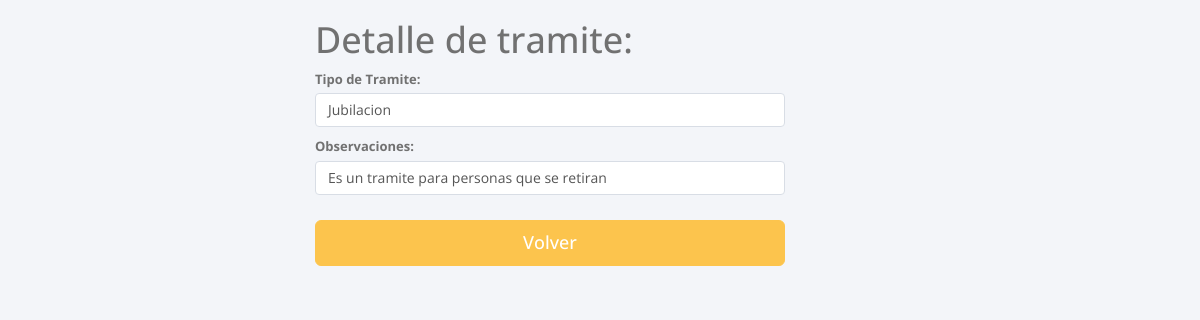
The page /detail_tramite/1 on the database its author committed.
### apps/tramites/models.py (models this page shows, shortened)
class Tramite(models.Model):
	tipo_tramite = models.CharField(max_length=150)
	observaciones = models.CharField(max_length=500, blank=True)

### apps/tramites/views.py (the view)
# urls.py: url(r'^detail_tramite/(?P<pk>\d+)$', TramiteDetail.as_view(), name='tramite_detail'),
class TramiteDetail(DetailView):
	template_name = 'tramites/detail_tramite.html'
	model = Tramite
	success_url = reverse_lazy('listar_tramite')

### templates/tramites/detail_tramite.html
{% extends 'base.html' %}
{% block content %}
<div class="container">
  <div class="row">
    <form class="form-horizontal">
      <div class="row">
        <div class="col-md-6 col-md-offset-3">
        <h1 class="">Detalle de tramite:</h1>
          <div class="form-group">
            <label for="" class="col-sm-5 control-label2">Tipo de Tramite:</label>
            <div class="col-sm-10">
            <p class="form-control">{{object.tipo_tramite}}</p>
            </div>
            <label for="" class="col-sm-5 control-label2">Observaciones:</label>
            <div class="col-sm-10">
              <p class="form-control">{{object.observaciones}}</p>
            </div>
          </div>
        </div>
      </div>
      <div class="row">
        <div class="col-md-5 col-md-offset-3">
          <a href="/listar_tramite/" class="btn btn-lg btn-block btn-warning">Volver</a>
        </div>
      </div>
      </form>
  </div>
</div>
{% endblock content %}

### rows shown on the page
Tramite: tipo_tramite "Jubilacion", observaciones "Es un tramite para personas que se retiran"
